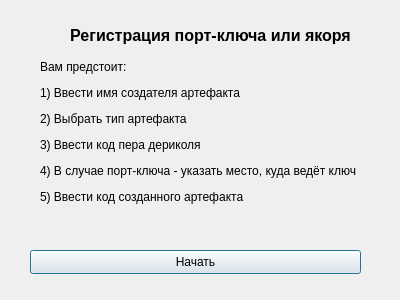
<?xml version="1.0" encoding="UTF-8"?>
<ui version="4.0">
 <class>Dialog</class>
 <widget class="QDialog" name="Dialog">
  <property name="geometry">
   <rect>
    <x>0</x>
    <y>0</y>
    <width>400</width>
    <height>300</height>
   </rect>
  </property>
  <property name="sizePolicy">
   <sizepolicy hsizetype="Fixed" vsizetype="Fixed">
    <horstretch>0</horstretch>
    <verstretch>0</verstretch>
   </sizepolicy>
  </property>
  <property name="windowTitle">
   <string>Регистрация ключа или якоря</string>
  </property>
  <widget class="QLabel" name="label">
   <property name="geometry">
    <rect>
     <x>50</x>
     <y>20</y>
     <width>321</width>
     <height>31</height>
    </rect>
   </property>
   <property name="text">
    <string>&lt;html&gt;&lt;head/&gt;&lt;body&gt;&lt;p align=&quot;center&quot;&gt;&lt;span style=&quot; font-size:12pt; font-weight:700;&quot;&gt;Регистрация порт-ключа или якоря&lt;/span&gt;&lt;/p&gt;&lt;/body&gt;&lt;/html&gt;</string>
   </property>
  </widget>
  <widget class="QLabel" name="label_3">
   <property name="geometry">
    <rect>
     <x>40</x>
     <y>60</y>
     <width>321</width>
     <height>171</height>
    </rect>
   </property>
   <property name="text">
    <string>&lt;html&gt;&lt;head/&gt;&lt;body&gt;&lt;p&gt;Вам предстоит:&lt;/p&gt;&lt;p&gt;1) Ввести имя создателя артефакта&lt;/p&gt;&lt;p&gt;2) Выбрать тип артефакта&lt;/p&gt;&lt;p&gt;3) Ввести код пера дериколя&lt;/p&gt;&lt;p&gt;4) В случае порт-ключа - указать место, куда ведёт ключ&lt;/p&gt;&lt;p&gt;5) Ввести код созданного артефакта&lt;/p&gt;&lt;p&gt;&lt;br/&gt;&lt;/p&gt;&lt;/body&gt;&lt;/html&gt;</string>
   </property>
  </widget>
  <widget class="QPushButton" name="btnStart">
   <property name="geometry">
    <rect>
     <x>30</x>
     <y>250</y>
     <width>331</width>
     <height>24</height>
    </rect>
   </property>
   <property name="sizePolicy">
    <sizepolicy hsizetype="Fixed" vsizetype="Fixed">
     <horstretch>0</horstretch>
     <verstretch>0</verstretch>
    </sizepolicy>
   </property>
   <property name="layoutDirection">
    <enum>Qt::RightToLeft</enum>
   </property>
   <property name="autoFillBackground">
    <bool>false</bool>
   </property>
   <property name="text">
    <string>Начать</string>
   </property>
   <property name="icon">
    <iconset>
     <normaloff>../R.ico</normaloff>../R.ico</iconset>
   </property>
  </widget>
 </widget>
 <resources/>
 <connections/>
</ui>
